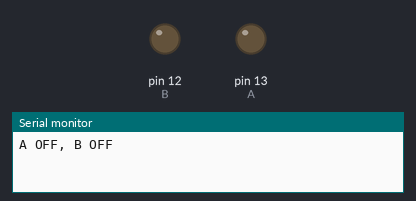
The sketch below on a simulated Arduino Uno, built with avr-gcc and run on an emulated ATmega328P. Shown: output pins drawn as LEDs (lit = HIGH), the last lines printed to the serial monitor.

Above: at 2.5 s.
At 7.5 s:
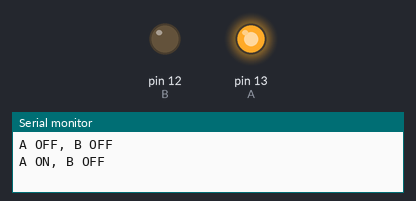
At 12.5 s:
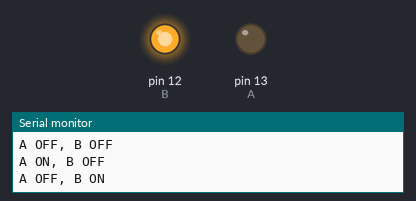
At 17.5 s:
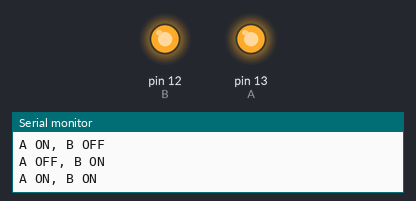
Timing chart, 0 to 26.0 s (numbered marks = the images above):
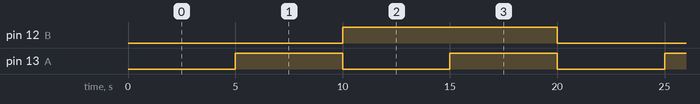

The sketch:

ADDER.ino
```cpp
int A = 13;
int B = 12;
int delaytime;
void setup() {
  pinMode(A, OUTPUT);
  pinMode(B, OUTPUT);
  delaytime = 5000;
  Serial.begin(9600);
}

void loop() {
  digitalWrite(A, LOW);
  digitalWrite(B, LOW);
  Serial.println("A OFF, B OFF");
  delay(delaytime);
  digitalWrite(A, HIGH);
  digitalWrite(B, LOW);
  Serial.println("A ON, B OFF");
  delay(delaytime);
  digitalWrite(A, LOW);
  digitalWrite(B, HIGH);
  Serial.println("A OFF, B ON");
  delay(delaytime);
  digitalWrite(A, HIGH);
  digitalWrite(B, HIGH);
  Serial.println("A ON, B ON");
  delay(delaytime);
}
```

Measured:
- by itself, pin 12 (B): alternates HIGH for 10.0 s and LOW for 10.0 s
- by itself, pin 13 (A): alternates HIGH for 5.0 s and LOW for 5.0 s
- by itself, everything shown: repeats every 20.0 s, in 4 steps
